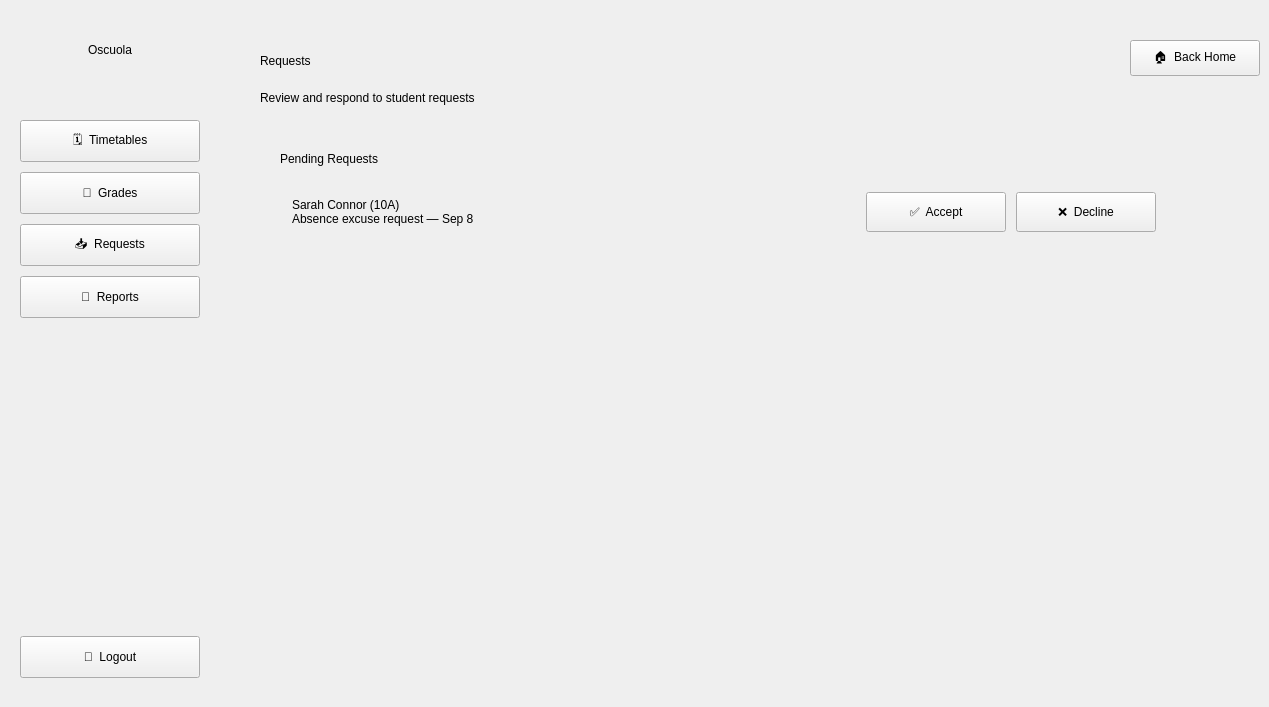
    <widget class="QWidget" name="requests_teacher">
     <widget class="QFrame" name="sidebar_teacher_4">
      <property name="geometry">
       <rect>
        <x>0</x>
        <y>0</y>
        <width>220</width>
        <height>698</height>
       </rect>
      </property>
      <widget class="QLabel" name="sidebar_title_teacher_4">
       <property name="geometry">
        <rect>
         <x>0</x>
         <y>30</y>
         <width>220</width>
         <height>40</height>
        </rect>
       </property>
       <property name="text">
        <string>Oscuola</string>
       </property>
       <property name="alignment">
        <set>Qt::AlignmentFlag::AlignCenter</set>
       </property>
      </widget>
      <widget class="QPushButton" name="timetable_but_teacher_4">
       <property name="geometry">
        <rect>
         <x>20</x>
         <y>120</y>
         <width>180</width>
         <height>42</height>
        </rect>
       </property>
       <property name="cursor">
        <cursorShape>PointingHandCursor</cursorShape>
       </property>
       <property name="text">
        <string>🗓️  Timetables</string>
       </property>
      </widget>
      <widget class="QPushButton" name="grades_button_teacher_4">
       <property name="geometry">
        <rect>
         <x>20</x>
         <y>172</y>
         <width>180</width>
         <height>42</height>
        </rect>
       </property>
       <property name="cursor">
        <cursorShape>PointingHandCursor</cursorShape>
       </property>
       <property name="text">
        <string>📘  Grades</string>
       </property>
      </widget>
      <widget class="QPushButton" name="requests_button_teacher_4">
       <property name="geometry">
        <rect>
         <x>20</x>
         <y>224</y>
         <width>180</width>
         <height>42</height>
        </rect>
       </property>
       <property name="cursor">
        <cursorShape>PointingHandCursor</cursorShape>
       </property>
       <property name="text">
        <string>📥  Requests</string>
       </property>
      </widget>
      <widget class="QPushButton" name="reports_button_teacher_4">
       <property name="geometry">
        <rect>
         <x>20</x>
         <y>276</y>
         <width>180</width>
         <height>42</height>
        </rect>
       </property>
       <property name="cursor">
        <cursorShape>PointingHandCursor</cursorShape>
       </property>
       <property name="text">
        <string>📄  Reports</string>
       </property>
      </widget>
      <widget class="QPushButton" name="logout_but_teacher_4">
       <property name="geometry">
        <rect>
         <x>20</x>
         <y>636</y>
         <width>180</width>
         <height>42</height>
        </rect>
       </property>
       <property name="cursor">
        <cursorShape>PointingHandCursor</cursorShape>
       </property>
       <property name="text">
        <string>🚪  Logout</string>
       </property>
      </widget>
     </widget>
     <widget class="QLabel" name="teacher_requests_title">
      <property name="geometry">
       <rect>
        <x>260</x>
        <y>36</y>
        <width>500</width>
        <height>50</height>
       </rect>
      </property>
      <property name="text">
       <string>Requests</string>
      </property>
     </widget>
     <widget class="QLabel" name="teacher_requests_subtitle">
      <property name="geometry">
       <rect>
        <x>260</x>
        <y>86</y>
        <width>600</width>
        <height>24</height>
       </rect>
      </property>
      <property name="text">
       <string>Review and respond to student requests</string>
      </property>
     </widget>
     <widget class="QPushButton" name="back_home_btn_teacher_4">
      <property name="geometry">
       <rect>
        <x>1130</x>
        <y>40</y>
        <width>130</width>
        <height>36</height>
       </rect>
      </property>
      <property name="cursor">
       <cursorShape>PointingHandCursor</cursorShape>
      </property>
      <property name="text">
       <string>🏠  Back Home</string>
      </property>
     </widget>
     <widget class="QFrame" name="panel_requests_teacher">
      <property name="geometry">
       <rect>
        <x>260</x>
        <y>130</y>
        <width>940</width>
        <height>500</height>
       </rect>
      </property>
      <widget class="QLabel" name="panel_title_requests_teacher">
       <property name="geometry">
        <rect>
         <x>20</x>
         <y>16</y>
         <width>300</width>
         <height>26</height>
        </rect>
       </property>
       <property name="text">
        <string>Pending Requests</string>
       </property>
      </widget>
      <widget class="QFrame" name="request_row_1">
       <property name="geometry">
        <rect>
         <x>16</x>
         <y>50</y>
         <width>908</width>
         <height>64</height>
        </rect>
       </property>
       <widget class="QLabel" name="request_label_1">
        <property name="geometry">
         <rect>
          <x>16</x>
          <y>8</y>
          <width>550</width>
          <height>48</height>
         </rect>
        </property>
        <property name="text">
         <string>Sarah Connor (10A)
Absence excuse request — Sep 8</string>
        </property>
       </widget>
       <widget class="QPushButton" name="accept_btn_1">
        <property name="geometry">
         <rect>
          <x>590</x>
          <y>12</y>
          <width>140</width>
          <height>40</height>
         </rect>
        </property>
        <property name="cursor">
         <cursorShape>PointingHandCursor</cursorShape>
        </property>
        <property name="text">
         <string>✅  Accept</string>
        </property>
       </widget>
       <widget class="QPushButton" name="decline_btn_1">
        <property name="geometry">
         <rect>
          <x>740</x>
          <y>12</y>
          <width>140</width>
          <height>40</height>
         </rect>
        </property>
        <property name="cursor">
         <cursorShape>PointingHandCursor</cursorShape>
        </property>
        <property name="text">
         <string>❌  Decline</string>
        </property>
       </widget>
      </widget>
     </widget>
    </widget>
